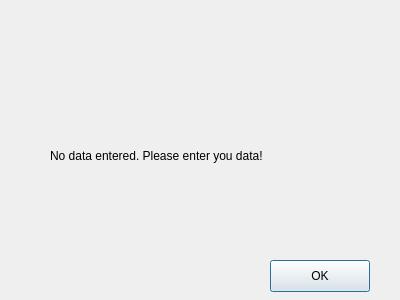
<?xml version="1.0" encoding="UTF-8"?>
<ui version="4.0">
 <class>ErrorWindow</class>
 <widget class="QDialog" name="ErrorWindow">
  <property name="geometry">
   <rect>
    <x>0</x>
    <y>0</y>
    <width>400</width>
    <height>300</height>
   </rect>
  </property>
  <property name="windowTitle">
   <string>Dialog</string>
  </property>
  <widget class="QPushButton" name="okButton">
   <property name="geometry">
    <rect>
     <x>270</x>
     <y>260</y>
     <width>100</width>
     <height>32</height>
    </rect>
   </property>
   <property name="text">
    <string>OK</string>
   </property>
   <property name="default">
    <bool>true</bool>
   </property>
  </widget>
  <widget class="QLabel" name="label">
   <property name="geometry">
    <rect>
     <x>50</x>
     <y>100</y>
     <width>291</width>
     <height>111</height>
    </rect>
   </property>
   <property name="text">
    <string>No data entered. Please enter you data!</string>
   </property>
  </widget>
 </widget>
 <resources/>
 <connections/>
</ui>
